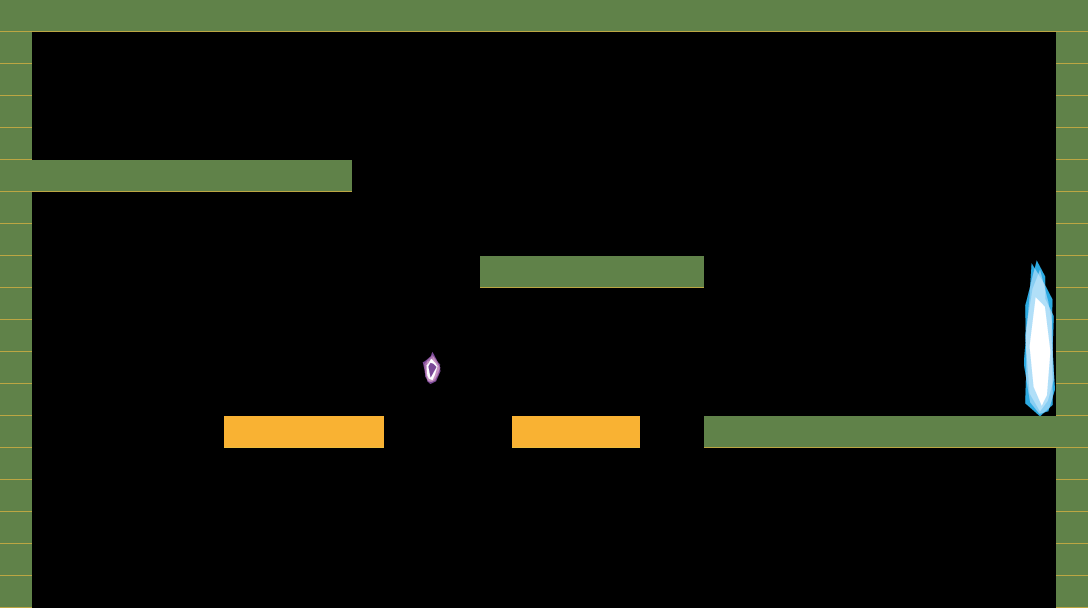

Tiled map render using the project's own tile images. Description and the map definition, with tile-layer contents summarised, below:
An orthogonal 34x19 tile map with 32x32 px tiles, 1 tile layer (colissionLayer), 3 hidden layers not drawn.

<map version="1.0" orientation="orthogonal" renderorder="right-down" width="34" height="19" tilewidth="32" tileheight="32" nextobjectid="1">
 <tileset firstgid="1" name="Test" tilewidth="32" tileheight="32" tilecount="1216" columns="32">
  <image source="tileset.png" width="1024" height="1216" />
  <tile id="192">
   <properties>
    <property name="layer_index" value="3" />
   </properties>
  </tile>
  <tile id="224">
   <properties>
    <property name="layer_index" value="2" />
   </properties>
  </tile>
  <tile id="329">
   <properties>
    <property name="layer_index" value="1" />
    <property name="portal" value="1" />
   </properties>
  </tile>
  <tile id="352">
   <properties>
    <property name="is_gem" value="1" />
    <property name="layer_index" value="3" />
   </properties>
  </tile>
  <tile id="367">
   <properties>
    <property name="layer_index" value="3" />
    <property name="portal" value="1" />
   </properties>
  </tile>
  <tile id="384">
   <properties>
    <property name="is_gem" value="1" />
    <property name="layer_index" value="3" />
   </properties>
  </tile>
  <tile id="399">
   <properties>
    <property name="layer_index" value="3" />
    <property name="portal" value="1" />
   </properties>
  </tile>
  <tile id="431">
   <properties>
    <property name="layer_index" value="3" />
    <property name="portal" value="1" />
   </properties>
  </tile>
  <tile id="448">
   <properties>
    <property name="layer_index" value="3" />
    <property name="portal" value="1" />
   </properties>
  </tile>
  <tile id="453">
   <properties>
    <property name="is_gem" value="1" />
    <property name="layer_index" value="1" />
   </properties>
  </tile>
  <tile id="463">
   <properties>
    <property name="layer_index" value="3" />
    <property name="portal" value="1" />
   </properties>
  </tile>
  <tile id="495">
   <properties>
    <property name="layer_index" value="3" />
    <property name="portal" value="1" />
   </properties>
  </tile>
 </tileset>
 <layer name="colissionLayer" width="34" height="19">
  <data>[646 cells, 113 non-empty, 8 distinct tile ids]</data>
 </layer>
 <layer name="thirdLayer" width="34" height="19" visible="0">
  <data>[646 cells, 646 non-empty, 1 distinct tile ids]</data>
 </layer>
 <layer name="secondLayer" width="34" height="19" visible="0" opacity="0.39">
  <data>[646 cells, 646 non-empty, 25 distinct tile ids]</data>
 </layer>
 <layer name="firstLayer" width="34" height="19" visible="0" opacity="0.33">
  <data>[646 cells, 646 non-empty, 152 distinct tile ids]</data>
 </layer>
</map>
